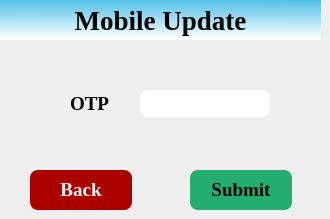
   <widget class="QWidget" name="page_36">
    <widget class="QLineEdit" name="lineEditOTP">
     <property name="geometry">
      <rect>
       <x>140</x>
       <y>90</y>
       <width>130</width>
       <height>27</height>
      </rect>
     </property>
     <property name="font">
      <font>
       <family>Liberation Serif</family>
       <pointsize>14</pointsize>
       <weight>75</weight>
       <bold>true</bold>
      </font>
     </property>
     <property name="styleSheet">
      <string notr="true">border-radius: 8px;
background-color: rgb(255, 255, 255);</string>
     </property>
    </widget>
    <widget class="QPushButton" name="BtnBack_19">
     <property name="geometry">
      <rect>
       <x>30</x>
       <y>170</y>
       <width>102</width>
       <height>40</height>
      </rect>
     </property>
     <property name="font">
      <font>
       <family>Liberation Serif</family>
       <pointsize>14</pointsize>
       <weight>75</weight>
       <bold>true</bold>
      </font>
     </property>
     <property name="styleSheet">
      <string notr="true">/*color: rgb(0, 85, 127);
background-color: rgb(255, 255, 255);*/
border-radius: 8px;
background-color: rgb(170, 0, 0);
color: rgb(255, 255, 255);</string>
     </property>
     <property name="text">
      <string>Back</string>
     </property>
    </widget>
    <widget class="QLabel" name="label_126">
     <property name="geometry">
      <rect>
       <x>0</x>
       <y>0</y>
       <width>321</width>
       <height>40</height>
      </rect>
     </property>
     <property name="font">
      <font>
       <family>Liberation Serif</family>
       <pointsize>20</pointsize>
       <weight>75</weight>
       <bold>true</bold>
      </font>
     </property>
     <property name="styleSheet">
      <string notr="true">background-color: qlineargradient(spread:pad, x1:0.97005, y1:0, x2:0.960199, y2:0.972, stop:0 rgba(80, 191, 229, 255), stop:1 rgba(255, 255, 255, 255));</string>
     </property>
     <property name="text">
      <string>Mobile Update</string>
     </property>
     <property name="alignment">
      <set>Qt::AlignCenter</set>
     </property>
    </widget>
    <widget class="QLabel" name="label_124">
     <property name="geometry">
      <rect>
       <x>0</x>
       <y>0</y>
       <width>50</width>
       <height>40</height>
      </rect>
     </property>
     <property name="styleSheet">
      <string notr="true">border-image: url(:/rsc/images/NagalandGovtLogo.png);</string>
     </property>
     <property name="text">
      <string/>
     </property>
     <property name="scaledContents">
      <bool>true</bool>
     </property>
    </widget>
    <widget class="QPushButton" name="BtnSubmit_3">
     <property name="geometry">
      <rect>
       <x>190</x>
       <y>170</y>
       <width>102</width>
       <height>40</height>
      </rect>
     </property>
     <property name="font">
      <font>
       <family>Liberation Serif</family>
       <pointsize>14</pointsize>
       <weight>75</weight>
       <bold>true</bold>
      </font>
     </property>
     <property name="styleSheet">
      <string notr="true">/*color: rgb(0, 85, 127);
background-color: rgb(255, 255, 255);*/
border-radius: 8px;
background-color: rgb(35, 173, 111);
color: rgb(0, 0, 0);</string>
     </property>
     <property name="text">
      <string>Submit</string>
     </property>
    </widget>
    <widget class="QLabel" name="label_127">
     <property name="geometry">
      <rect>
       <x>70</x>
       <y>89</y>
       <width>60</width>
       <height>30</height>
      </rect>
     </property>
     <property name="font">
      <font>
       <family>Liberation Serif</family>
       <pointsize>14</pointsize>
       <weight>75</weight>
       <bold>true</bold>
      </font>
     </property>
     <property name="styleSheet">
      <string notr="true"/>
     </property>
     <property name="text">
      <string>OTP</string>
     </property>
    </widget>
   </widget>
